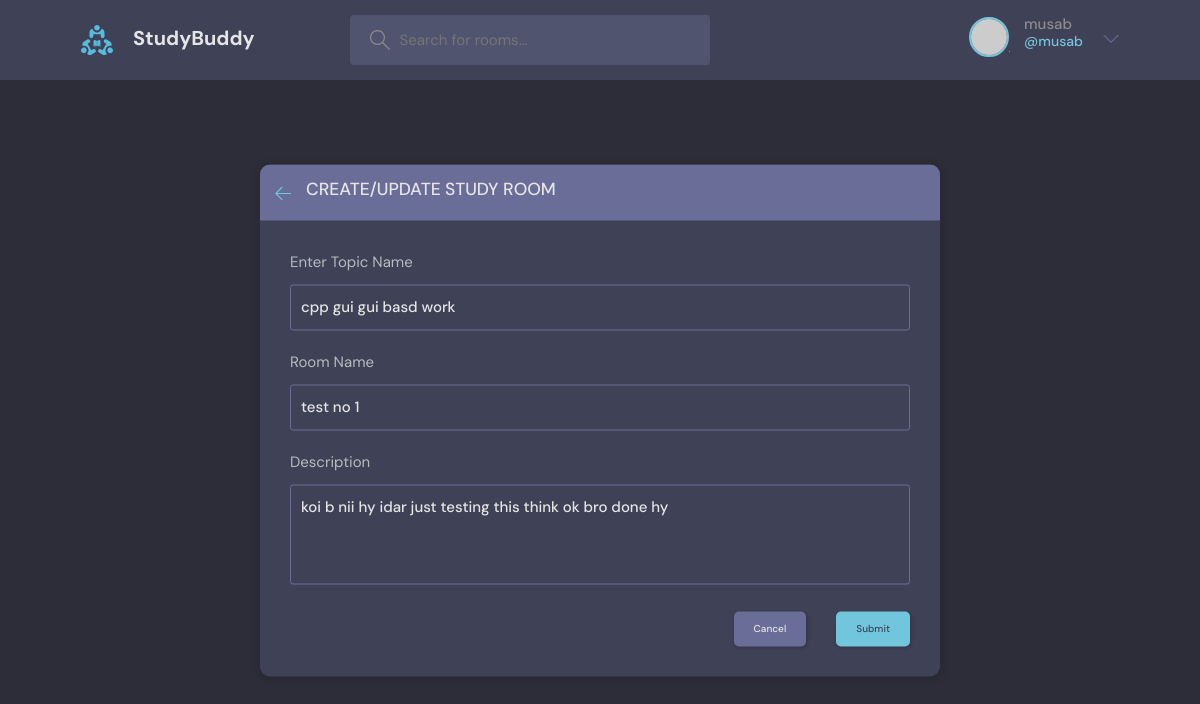
Screenshot of /update-room/1/ (signed in) with the database file from the repository.
### base/models.py (models this page shows, shortened)
class Room(models.Model):
    host = models.ForeignKey(User,on_delete=models.SET_NULL,null=True)
    topic = models.ForeignKey(Topic,on_delete=models.SET_NULL,null=True)
    name = models.CharField(max_length=200)
    description = models.TextField(null=True,blank=True)
    participants = models.ManyToManyField(User,related_name='participants',blank=True)
    updated = models.DateTimeField(auto_now=True)
    created = models.DateTimeField(auto_now_add = True)
    class Meta:
        ordering = ['-updated','-created']

class Topic(models.Model):
    name = models.CharField(max_length=200)

### base/views.py (the view, shortened to what this page needs)
# urls.py: path('update-room/<str:pk>/',views.updateRoom,name="update-room"),
@login_required(login_url='/login')
def updateRoom(request,pk):
    room = Room.objects.get(id=pk)
    form = RoomForm(instance=room)
    topics = Topic.objects.all()
    if request.user != room.host:
        return HttpResponse('You are Not Allowed Here')
    context = {'form' : form, 'topics':topics,'room':room}
    return render(request,'room_form.html' , context)

### base/forms.py
class RoomForm(ModelForm):
    class Meta:
        model = Room
        fields = '__all__'
        exclude = ['host','participants']

### templates/room_form.html (shortened to what this page needs)
{% extends 'base.html' %}
{% block room %}
<main class="create-room layout">
    <div class="container">
      <div class="layout__box">
        <div class="layout__boxHeader">
          <div class="layout__boxTitle">
            <a href="{% url 'home' %}">
              <svg version="1.1" xmlns="http://www.w3.org/2000/svg" width="32" height="32" viewBox="0 0 32 32">
                <title>arrow-left</title>
                <path
                  d="M13.723 2.286l-13.723 13.714 13.719 13.714 1.616-1.611-10.96-10.96h27.625v-2.286h-27.625l10.965-10.965-1.616-1.607z">
                </path>
              </svg>
            </a>
            <h3>Create/Update Study Room</h3>
          </div>
        </div>
        <div class="layout__body">
          <form class="form" method="POST" action="">
            <div class="form__group">
              <label for="room_topic">Enter Topic Name</label>
              <input required type="text" name="topic" value="{{room.topic.name}}" list="topic-list"/>
            </div>
            <div class="form__group">
              <label >Room Name</label>
              {{form.name}}
            </div>
            <div class="form__group">
              <label >Description</label>
              {{form.description}}
            </div>
            <div class="form__action">
              <a class="btn btn--dark" href="{% url 'home' %}">Cancel</a>
              <button class="btn btn--main" type="submit">Submit</button>
            </div>
          </form>
        </div>
      </div>
    </div>
  </main>
{% endblock room %}

### templates/navbar.html (shortened to what this page needs)
{% load static %}
<header class="header header--loggedIn">
      <div class="container">
        <a href="{% url 'home' %}" class="header__logo">
          <img src="{% static 'images/logo.svg' %}" />
          <h1>StudyBuddy</h1>
        </a>
        <form class="header__search" method="GET" action="{% url 'home' %}">
          <label>
            <input name="q" placeholder="Search for rooms..." />
          </label>
        </form>
        <nav class="header__menu">
          {% if request.user.is_authenticated %}
          <div class="header__user">
            <a href="{% url 'update-user' %}">
              <div class="avatar avatar--medium active">
                <img src="https://randomuser.me/api/portraits/men/37.jpg" />
              </div>
              <p>{{request.user.username}} <span>@{{request.user.username}}</span></p>
            </a>
            <button class="dropdown-button">
              <svg version="1.1" xmlns="http://www.w3.org/2000/svg" width="32" height="32" viewBox="0 0 32 32">
                <title>chevron-down</title>
                <path d="M16 21l-13-13h-3l16 16 16-16h-3l-13 13z"></path>
              </svg>
            </button>
          </div>
          {% else %}
          <a href="{% url 'login' %}">
            <img src="{% static 'images/avatar.svg' %}" />
            <p>Login</p>
          </a>
          {% endif %}
        </nav>
      </div>
    </header>

### rows the page displays
Room: topic "cpp gui gui basd work", name "test no 1", description "koi b nii hy idar just testing this think ok bro done hy"

### other values shown
{{ request.user.username }} "musab"
